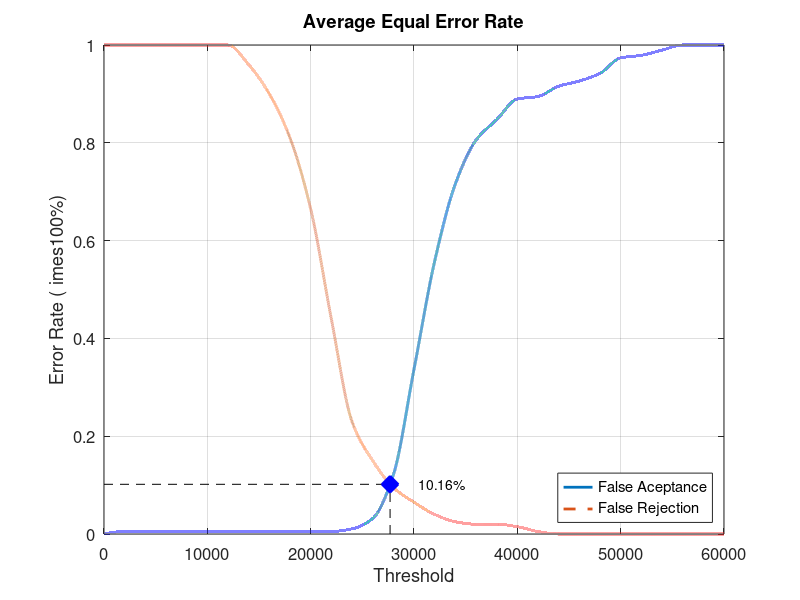
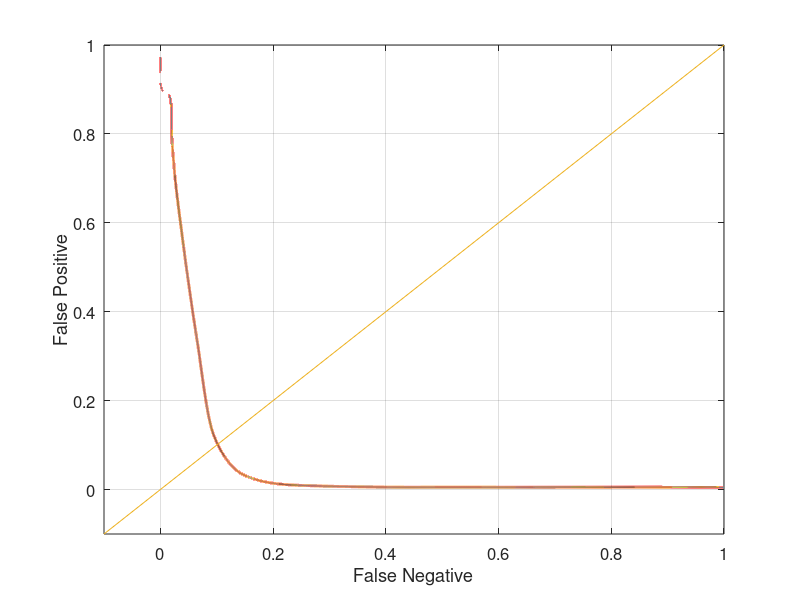

The MATLAB script that drew these images, in order:
close all;
clear;
clc;
x = 0:2000:60000;
xq = 0:0.5:60000;

y0 = [0 0.00526316 0.00526316 0.00526316 0.00526316 0.00526316 0.00526316 0.00526316 0.00526316 0.00526316 0.00526316 0.00526316 0.0105263 0.0315789 0.121053 0.336842 0.557895 0.715789 0.805263 0.847368 0.889474 0.894737 0.915789 0.926316 0.942105 0.973684 0.978947 0.989474 1 1 1]
yy0 = interp1(x, y0, xq, 'pchip');
y1 = [1 1 1 1 1 1 1 0.96 0.9 0.81 0.665 0.44 0.23 0.15 0.095 0.065 0.04 0.025 0.02 0.02 0.015 0.005 0 0 0 0 0 0 0 0 0]
yy1 = interp1(x, y1, xq, 'pchip');

% Calculating EER: 
y2 = abs(y0 - y1);
find(y2 == min(y2))
yy2 = abs(yy0 - yy1);
xEER = find(yy2 == min(yy2));
xEERIndex = xq(xEER) % X-axis EER
yEER = yy0(xEER) % Y-axis EER

main = figure
plot(xq, yy0,'-','LineWidth', 2);	hold on
plot(xq, yy1,'--','LineWidth', 2);	hold on
plot([xEERIndex xEERIndex], [0 yEER], 'k--');	hold on
plot([0 xEERIndex], [yEER yEER], 'k--');	hold on
plot(xEERIndex, yEER, 'bx', 'LineWidth', 10);	hold on
text(xEERIndex + 10 * xEERIndex / 100, yEER, [num2str(round((10000 * yEER)) / 100) '%'])
legend('False Aceptance', 'False Rejection', 'Location', 'SouthEast')
xlabel('Threshold')
ylabel('Error Rate (	imes100%)')
title('Average Equal Error Rate')
set(gca, 'FontSize', 12)
axis([0 60000 0 1])
grid on

print(main, 'Database4_4Main', '-dpng');
FNRxFPR = figure('Color', [1 1 1]);
plot(yy1, yy0, '-', yy1, yy0, 'LineWidth', 2);
hold on
y = -0.1:0.1:1
plot(y, y); 
set(gca, 'FontSize', 12)
xlabel('False Negative')
ylabel('False Positive')
axis([-0.1 1 -0.1 1])
set(gca, 'FontSize', 12)
grid on

print(FNRxFPR, 'Database4_4FNRxFPR','-dpng');
